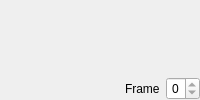
  <widget class="QWidget" name="centralwidget">
   <layout class="QGridLayout" name="gridLayout">
    <property name="margin">
     <number>0</number>
    </property>
    <item row="0" column="0" colspan="4">
     <widget class="QVTKWidget" name="renderFrame" native="true">
      <property name="sizePolicy">
       <sizepolicy hsizetype="Expanding" vsizetype="Expanding">
        <horstretch>0</horstretch>
        <verstretch>0</verstretch>
       </sizepolicy>
      </property>
     </widget>
    </item>
    <item row="1" column="0">
     <widget class="QLabel" name="playbackMode">
      <property name="minimumSize">
       <size>
        <width>32</width>
        <height>0</height>
       </size>
      </property>
      <property name="text">
       <string/>
      </property>
      <property name="textFormat">
       <enum>Qt::RichText</enum>
      </property>
      <property name="alignment">
       <set>Qt::AlignCenter</set>
      </property>
     </widget>
    </item>
    <item row="1" column="1">
     <widget class="vgVideoScrubber" name="scrubber" native="true">
      <property name="sizePolicy">
       <sizepolicy hsizetype="Expanding" vsizetype="Preferred">
        <horstretch>0</horstretch>
        <verstretch>0</verstretch>
       </sizepolicy>
      </property>
     </widget>
    </item>
    <item row="1" column="2">
     <widget class="QLabel" name="label">
      <property name="text">
       <string>Frame</string>
      </property>
     </widget>
    </item>
    <item row="1" column="3">
     <widget class="vgFrameSpinBox" name="frame">
      <property name="frame">
       <bool>true</bool>
      </property>
      <property name="alignment">
       <set>Qt::AlignRight|Qt::AlignTrailing|Qt::AlignVCenter</set>
      </property>
      <property name="maximum">
       <number>0</number>
      </property>
     </widget>
    </item>
   </layout>
  </widget>
